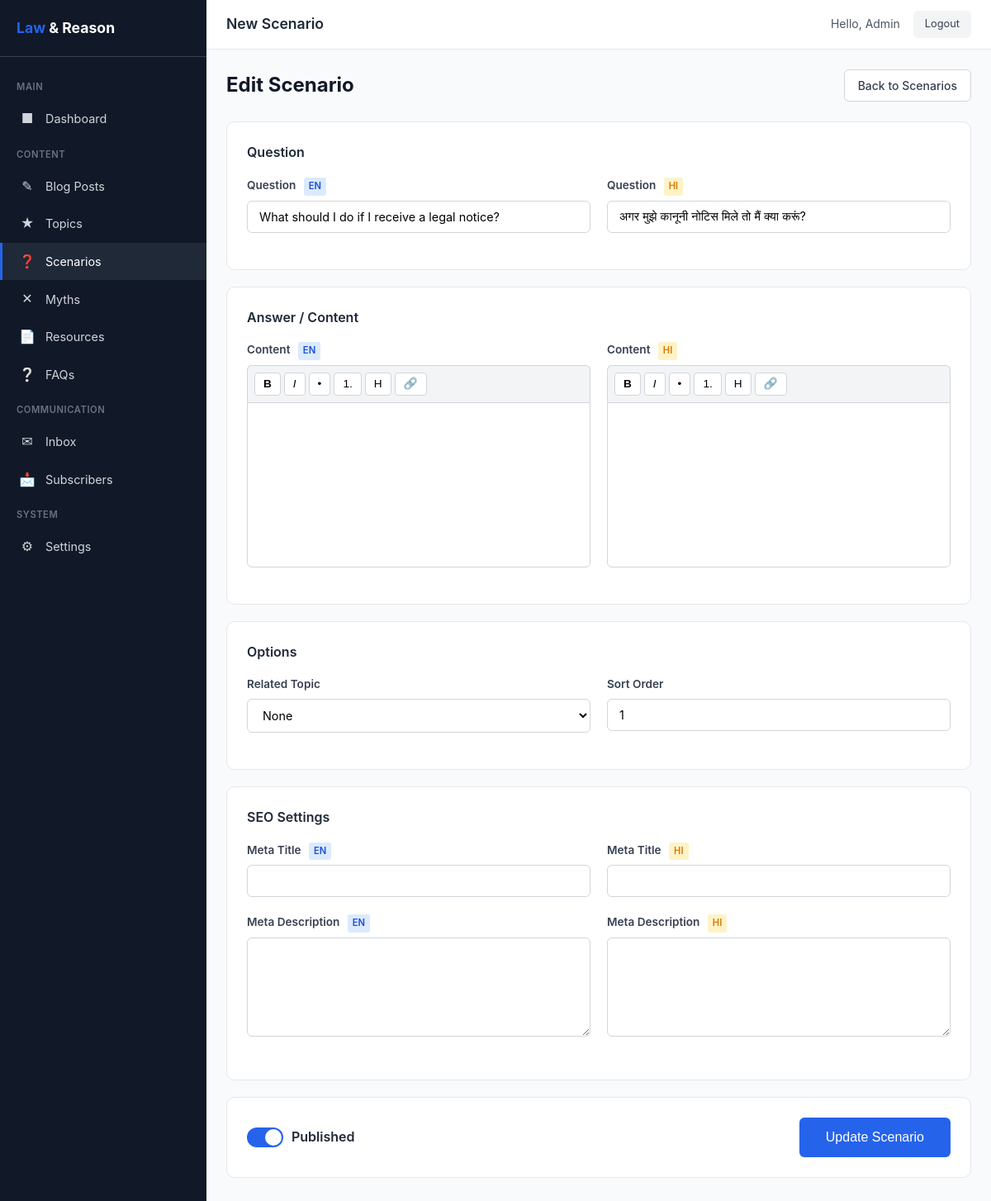
Page /admin/scenario-edit.php?id=1 (signed in) on the committed database.
### tables this page shows
CREATE TABLE scenarios (
    id INT AUTO_INCREMENT PRIMARY KEY,
    slug VARCHAR(150) NOT NULL UNIQUE,
    question_en VARCHAR(500) NOT NULL,
    question_hi VARCHAR(500) NOT NULL,
    content_en LONGTEXT,
    content_hi LONGTEXT,
    topic_id INT NULL,
    meta_title_en VARCHAR(160),
    meta_title_hi VARCHAR(160),
    meta_description_en VARCHAR(320),
    meta_description_hi VARCHAR(320),
    sort_order INT DEFAULT 0,
    is_published TINYINT(1) DEFAULT 1,
    created_at DATETIME DEFAULT CURRENT_TIMESTAMP,
    updated_at DATETIME DEFAULT CURRENT_TIMESTAMP ON UPDATE CURRENT_TIMESTAMP,
    FOREIGN KEY (topic_id) REFERENCES topics(id) ON DELETE SET NULL
);

### admin/scenario-edit.php (the view, shortened to what this page needs)
<?php
require_once __DIR__ . '/includes/admin-header.php';
$db = getDB();
$scenario = [
    'id' => '',
    'slug' => '',
    'question_en' => '',
    'question_hi' => '',
    'content_en' => '',
    'content_hi' => '',
    'topic_id' => '',
    'meta_title_en' => '',
    'meta_title_hi' => '',
    'meta_description_en' => '',
    'meta_description_hi' => '',
    'sort_order' => 0,
    'is_published' => 1,
];
$isEdit = false;
if (isset($_GET['id'])) {
    $stmt = $db->prepare("SELECT * FROM scenarios WHERE id = ?");
    $stmt->execute([(int)$_GET['id']]);
    $existing = $stmt->fetch();
    if ($existing) {
        $scenario = $existing;
        $isEdit = true;
    }
}
?>
<div class="page-header">
    <h1><?= $isEdit ? 'Edit Scenario' : 'New Scenario' ?></h1>
    <a href="/admin/scenarios.php" class="btn btn-outline">Back to Scenarios</a>
</div>
<form method="POST">
    <div class="card">
        <h3 class="card-title" style="margin-bottom: 16px;">Question</h3>
        <div class="bilingual-row">
            <div class="form-group">
                <label class="form-label">Question <span class="lang-label lang-en">EN</span></label>
                <input type="text" name="question_en" class="form-input" value="<?= htmlspecialchars($scenario['question_en']) ?>" required placeholder="What should I do if...">
            </div>
            <div class="form-group">
                <label class="form-label">Question <span class="lang-label lang-hi">HI</span></label>
                <input type="text" name="question_hi" class="form-input" value="<?= htmlspecialchars($scenario['question_hi']) ?>">
            </div>
        </div>
    </div>
    <div class="card">
        <h3 class="card-title" style="margin-bottom: 16px;">Answer / Content</h3>
        <div class="bilingual-row">
            <div class="form-group">
                <label class="form-label">Content <span class="lang-label lang-en">EN</span></label>
                <div class="editor-toolbar">
                    <button type="button" onclick="execCmd('bold')" title="Bold"><b>B</b></button>
                    <button type="button" onclick="execCmd('italic')" title="Italic"><i>I</i></button>
                    <button type="button" onclick="execCmd('insertUnorderedList')" title="List">&#8226;</button>
                    <button type="button" onclick="execCmd('insertOrderedList')" title="Numbered">1.</button>
                    <button type="button" onclick="execHeading()" title="Heading">H</button>
                    <button type="button" onclick="execLink()" title="Link">&#128279;</button>
                </div>
                <div class="rich-editor" contenteditable="true" id="editor_content_en"><?= $scenario['content_en'] ?></div>
            </div>
            <div class="form-group">
                <label class="form-label">Content <span class="lang-label lang-hi">HI</span></label>
                <div class="editor-toolbar">
                    <button type="button" onclick="execCmd('bold')" title="Bold"><b>B</b></button>
                    <button type="button" onclick="execCmd('italic')" title="Italic"><i>I</i></button>
                    <button type="button" onclick="execCmd('insertUnorderedList')" title="List">&#8226;</button>
                    <button type="button" onclick="execCmd('insertOrderedList')" title="Numbered">1.</button>
                    <button type="button" onclick="execHeading()" title="Heading">H</button>
                    <button type="button" onclick="execLink()" title="Link">&#128279;</button>
                </div>
                <div class="rich-editor" contenteditable="true" id="editor_content_hi"><?= $scenario['content_hi'] ?></div>
            </div>
        </div>
    </div>
    <div class="card">
        <h3 class="card-title" style="margin-bottom: 16px;">Options</h3>
        <div class="bilingual-row">
            <div class="form-group">
                <label class="form-label">Related Topic</label>
                <select name="topic_id" class="form-select">
                    <option value="">None</option>
                </select>
            </div>
            <div class="form-group">
                <label class="form-label">Sort Order</label>
                <input type="number" name="sort_order" class="form-input" value="<?= (int)$scenario['sort_order'] ?>" min="0">
            </div>
        </div>
    </div>
    <div class="card">
        <h3 class="card-title" style="margin-bottom: 16px;">SEO Settings</h3>
        <div class="bilingual-row">
            <div class="form-group">
                <label class="form-label">Meta Title <span class="lang-label lang-en">EN</span></label>
                <input type="text" name="meta_title_en" class="form-input" value="<?= htmlspecialchars($scenario['meta_title_en']) ?>" maxlength="160">
            </div>
            <div class="form-group">
                <label class="form-label">Meta Title <span class="lang-label lang-hi">HI</span></label>
                <input type="text" name="meta_title_hi" class="form-input" value="<?= htmlspecialchars($scenario['meta_title_hi']) ?>" maxlength="160">
            </div>
        </div>
        <div class="bilingual-row">
            <div class="form-group">
                <label class="form-label">Meta Description <span class="lang-label lang-en">EN</span></label>
                <textarea name="meta_description_en" class="form-textarea" rows="2" maxlength="320"><?= htmlspecialchars($scenario['meta_description_en']) ?></textarea>
            </div>
            <div class="form-group">
                <label class="form-label">Meta Description <span class="lang-label lang-hi">HI</span></label>
                <textarea name="meta_description_hi" class="form-textarea" rows="2" maxlength="320"><?= htmlspecialchars($scenario['meta_description_hi']) ?></textarea>
            </div>
        </div>
    </div>
    <div class="card">
        <div style="display: flex; align-items: center; justify-content: space-between;">
            <label class="toggle-label">
                <span class="toggle-switch"></span>
                <span style="font-weight: 600;">Published</span>
            </label>
            <button type="submit" class="btn btn-primary" style="padding: 12px 32px; font-size: 1rem;">
                <?= $isEdit ? 'Update Scenario' : 'Save Scenario' ?>
            </button>
        </div>
    </div>
</form>
<?php require_once __DIR__ . '/includes/admin-footer.php'; ?>

### admin/includes/admin-header.php (style rules this page uses)
:root { --primary: #2563eb; --primary-dark: #1d4ed8; --primary-light: #dbeafe; --success: #16a34a; --success-light: #dcfce7; --danger: #dc2626; --danger-light: #fee2e2; --warning: #d97706; --warning-light: #fef3c7; --gray-50: #f9fafb; --gray-100: #f3f4f6; --gray-200: #e5e7eb; --gray-300: #d1d5db; --gray-400: #9ca3af; --gray-500: #6b7280; --gray-600: #4b5563; --gray-700: #374151; --gray-800: #1f2937; --gray-900: #111827; --sidebar-width: 250px; }
* { margin: 0; padding: 0; box-sizing: border-box; }
body { font-family: -apple-system, BlinkMacSystemFont, 'Segoe UI', Roboto, sans-serif; background: var(--gray-50); color: var(--gray-800); line-height: 1.6; }
.card { background: #fff; border-radius: 10px; border: 1px solid var(--gray-200); padding: 24px; margin-bottom: 20px; }
.card-title { font-size: 1rem; font-weight: 600; color: var(--gray-800); }
.btn { display: inline-flex; align-items: center; gap: 6px; padding: 8px 16px; border-radius: 6px; font-size: 0.875rem; font-weight: 500; text-decoration: none; border: none; cursor: pointer; transition: all 0.2s; line-height: 1.5; }
.btn-primary { background: var(--primary); color: #fff; }
.btn-outline { background: #fff; color: var(--gray-700); border: 1px solid var(--gray-300); }
.form-group { margin-bottom: 20px; }
.form-label { display: block; font-size: 0.85rem; font-weight: 600; color: var(--gray-700); margin-bottom: 6px; }
.form-input, .form-select, .form-textarea { width: 100%; padding: 10px 14px; border: 1px solid var(--gray-300); border-radius: 6px; font-size: 0.9rem; font-family: inherit; transition: border-color 0.2s; background: #fff; }
.form-textarea { min-height: 120px; resize: vertical; }
.bilingual-row { display: grid; grid-template-columns: 1fr 1fr; gap: 20px; }
.lang-label { display: inline-block; font-size: 0.7rem; padding: 2px 6px; border-radius: 3px; margin-left: 6px; font-weight: 600; }
.lang-en { background: #dbeafe; color: #1d4ed8; }
.lang-hi { background: #fef3c7; color: #d97706; }
.toggle-label { display: flex; align-items: center; gap: 10px; cursor: pointer; }
.toggle-switch { position: relative; width: 44px; height: 24px; background: var(--gray-300); border-radius: 12px; transition: background 0.3s; }
.toggle-switch::after { content: ''; position: absolute; top: 2px; left: 2px; width: 20px; height: 20px; background: #fff; border-radius: 50%; transition: transform 0.3s; }
.toggle-input:checked + .toggle-switch { background: var(--primary); }
.toggle-input:checked + .toggle-switch::after { transform: translateX(20px); }
.page-header { display: flex; justify-content: space-between; align-items: center; margin-bottom: 24px; }
.page-header h1 { font-size: 1.5rem; font-weight: 700; color: var(--gray-900); }

### admin/scenario-edit.php (style rules this page uses)
.editor-toolbar { display: flex; gap: 4px; padding: 8px; background: var(--gray-100); border: 1px solid var(--gray-300); border-bottom: none; border-radius: 6px 6px 0 0; }
.editor-toolbar button { padding: 6px 10px; border: 1px solid var(--gray-300); background: #fff; border-radius: 4px; cursor: pointer; font-size: 0.85rem; line-height: 1; }
.rich-editor { min-height: 200px; padding: 14px; border: 1px solid var(--gray-300); border-radius: 0 0 6px 6px; font-size: 0.95rem; line-height: 1.7; overflow-y: auto; max-height: 400px; background: #fff; }

### rows in the picture
scenarios: question_en "What should I do if I receive a legal notice?", question_hi "अगर मुझे कानूनी नोटिस मिले तो मैं क्या करूं?", sort_order "1"

### other values in the picture
$pageTitle "New Scenario"
$adminName "Admin"
